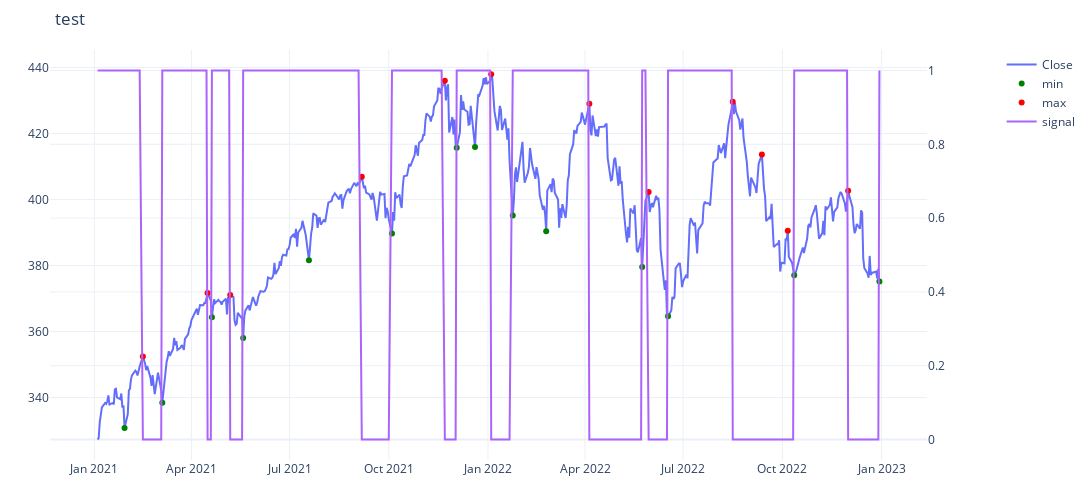

The notebook cell saved with this chart:
### Markdown cell above
## Time series visualization

### Code cell
df_viz = df.loc["2021-01-01":"2022-12-31"]

fig = make_subplots(specs=[[{"secondary_y": True}]])
fig.add_trace(go.Scatter(x=df_viz.index, y=df_viz["Close"],mode='lines',name="Close",line=dict(width=2.0)))
fig.add_trace(go.Scatter(x=df_viz.index, y=df_viz["min"],mode='markers',name="min",marker_color='green'))
fig.add_trace(go.Scatter(x=df_viz.index, y=df_viz["max"],mode='markers',name="max",marker_color='red'))
fig.add_trace(go.Scatter(x=df_viz.index, y=df_viz["signal"],mode='lines',name="signal",line=dict(width=2.0)),secondary_y="signal")


fig.update_layout(height=500,width=1100,template='plotly_white',title="test", margin=dict(l=50,r=80,t=50,b=40))
fig.show()

### Figure 1 — Plotly figure (JSON) as saved in the notebook; plotly's stock layout.template omitted (floating-point values rounded to 4 significant figures; data arrays with more than 128 entries replaced by an {"elided": "..."} marker saying what was removed)
{"data": [{"line": {"width": 2}, "mode": "lines", "name": "Close", "type": "scatter", "x": {"elided": "515 str values"}, "y": {"elided": "515 float values"}}, {"marker": {"color": "green"}, "mode": "markers", "name": "min", "type": "scatter", "x": {"elided": "515 str values"}, "y": {"elided": "515 float values"}}, {"marker": {"color": "red"}, "mode": "markers", "name": "max", "type": "scatter", "x": {"elided": "515 str values"}, "y": {"elided": "515 float values"}}, {"line": {"width": 2}, "mode": "lines", "name": "signal", "type": "scatter", "x": {"elided": "515 str values"}, "xaxis": "x", "y": {"elided": "515 int values"}, "yaxis": "y2"}], "layout": {"height": 500, "margin": {"b": 40, "l": 50, "r": 80, "t": 50}, "title": {"text": "test"}, "width": 1100, "xaxis": {"anchor": "y", "domain": [0, 0.94]}, "yaxis": {"anchor": "x", "domain": [0, 1]}, "yaxis2": {"anchor": "x", "overlaying": "y", "side": "right"}}}
